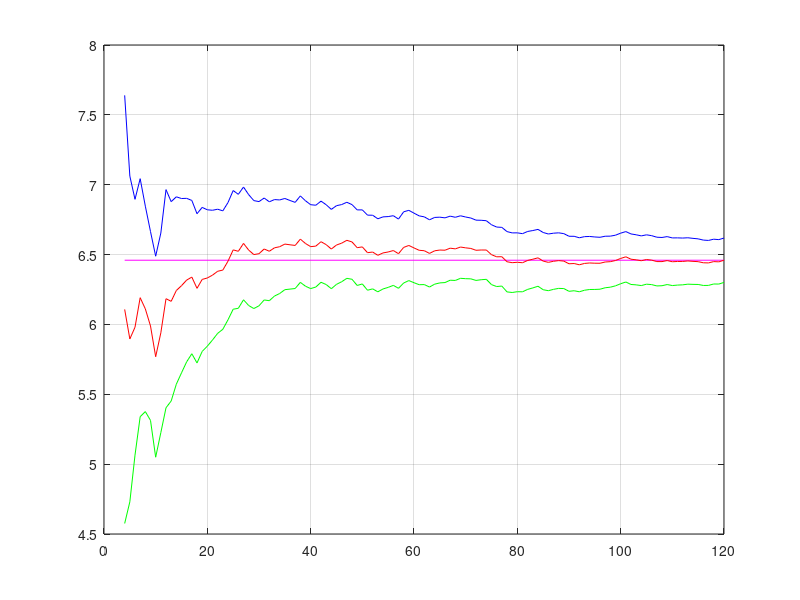
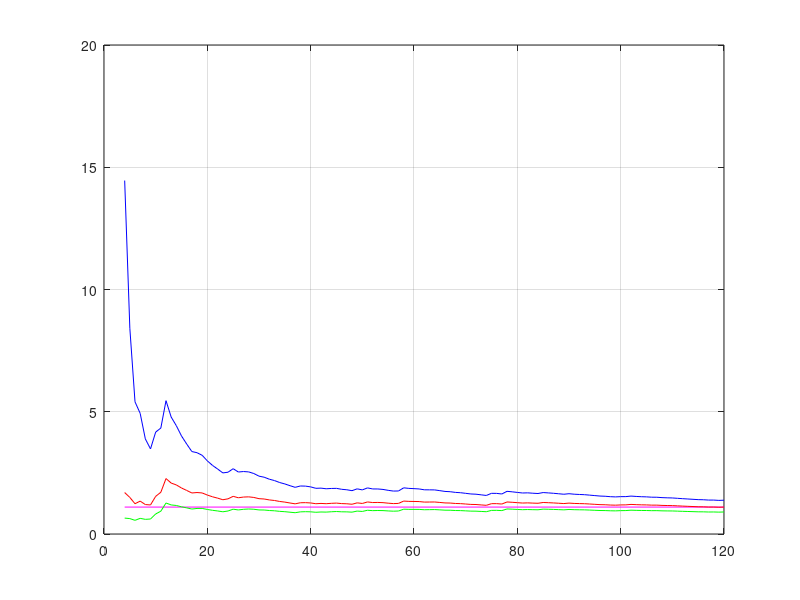

Reproduce these figures in MATLAB, in order.
function lab2()
     X = [7.76,5.96,4.58,6.13,5.05,6.40,7.46,5.55,5.01,3.79,7.65,...
         8.87,5.94,7.25,6.76,6.92,6.68,4.89,7.47,6.53, 6.76,6.96,...
         6.58,7.92,8.47,6.27,8.05,5.24,5.60,6.69,7.55,6.02, 7.34,...
         6.81,7.22,6.39,6.40,8.28,5.39,5.68,6.71,7.89,5.69, 5.18,...
         7.84,7.18,7.54,6.04,4.58,6.82,4.45, 6.75,5.28,7.42,6.88,...
         7.10,5.24,9.12,7.37,5.50,5.52,6.34,5.31, 7.71,6.88,6.45,...
         7.51,6.21,7.44, 6.15,6.25,5.59,6.68,6.52,4.03,5.35,6.53,...
         3.68,5.91,6.68,6.18,7.80, 7.17,7.31,4.48,5.69,7.11,6.87,...
         6.14,4.73,6.60,5.61,7.32,6.75,6.28, 6.41,7.31,6.68,7.26,...
         7.94,7.67, 4.72,6.01,5.79,7.38,5.98,5.36,6.43,7.25,5.54,...
         6.66, 6.47, 6.84,6.13, 6.21, 5.52, 6.33,7.55, 6.24,7.84];
    
    N = 4:120;
    gamma = 0.9;
    alpha = (1 - gamma) / 2;

    math_exp = mean(X);
    variance = var(X); 

    math_exp_array = [];
    variance_array = [];

    for i = N
        math_exp_array = [math_exp_array, mean(X(1:i))];
        variance_array = [variance_array,  var(X(1:i))];
    end
 
    figure
    plot([N(1), N(end)], [math_exp, math_exp], 'm');
    hold on;
    plot(N, math_exp_array, 'r');
    
    tmp_math_exp = sqrt(variance_array./N).*tinv(1 - alpha, N - 1);
    math_exp_low = math_exp_array - tmp_math_exp;
    math_exp_high = math_exp_array + tmp_math_exp;
    
    plot(N, math_exp_low, 'g');
    plot(N, math_exp_high, 'b');
    grid on; hold off;

    figure
    plot([N(1), N(end)], [variance, variance], 'm');
    hold on;
    plot(N, variance_array, 'r');
    
    tmp_variance = variance_array.*(N - 1);
    variance_low = tmp_variance./chi2inv(1 - alpha, N - 1);
    variance_high = tmp_variance./chi2inv(alpha, N - 1);
    
    plot(N, variance_low, 'g');
    plot(N, variance_high, 'b');
    grid on; hold off;
    
    fprintf('math_exp = %.2f\n', math_exp); 
    fprintf('variance = %.2f\n\n', variance);
    
    fprintf('low  math expectation = %.2f\n', math_exp_low(end));
    fprintf('high math exprectation = %.2f\n', math_exp_high(end));
    
    fprintf('low  variance = %.2f\n', variance_low(end));
    fprintf('high variance = %.2f\n', variance_high(end));
end
